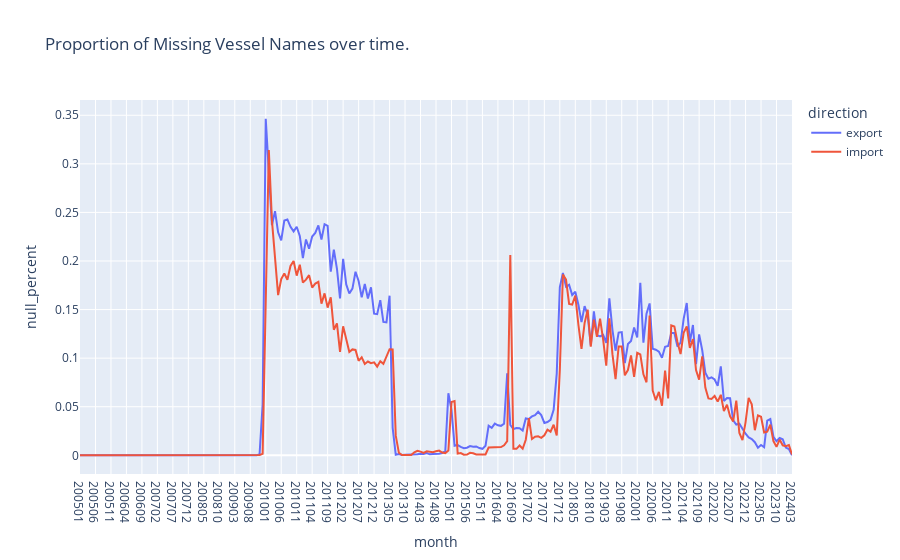

Notebook source saved alongside this figure:
### Markdown cell above
#### Missing Vessel info

A substantial portion of BOLs do not include vessel names or IDs. Note there is perfect correlation between missing vessels names and missing vessel IDs.

### Code cell
lf = pl.concat(
    [imports_lf.select('direction', 'month', 'vessel_name'),
    exports_lf.select('direction', 'month', 'vessel_name')]
)

nulls_over_time_plotly(
    data_lf=lf,
    group_var='direction',
    time_var='month',
    value_var='vessel_name',
    title='Proportion of Missing Vessel Names over time.')

### Figure 1 — Plotly figure (JSON) as saved in the notebook; plotly's stock layout.template omitted (floating-point values rounded to 4 significant figures; data arrays with more than 128 entries replaced by an {"elided": "..."} marker saying what was removed)
{"data": [{"hovertemplate": "direction=export<br>month=%{x}<br>null_percent=%{y}<extra></extra>", "legendgroup": "export", "line": {"color": "#636efa", "dash": "solid"}, "marker": {"symbol": "circle"}, "mode": "lines", "name": "export", "orientation": "v", "showlegend": true, "type": "scatter", "x": {"elided": "231 str values"}, "xaxis": "x", "y": {"elided": "231 float values"}, "yaxis": "y"}, {"hovertemplate": "direction=import<br>month=%{x}<br>null_percent=%{y}<extra></extra>", "legendgroup": "import", "line": {"color": "#EF553B", "dash": "solid"}, "marker": {"symbol": "circle"}, "mode": "lines", "name": "import", "orientation": "v", "showlegend": true, "type": "scatter", "x": {"elided": "231 str values"}, "xaxis": "x", "y": {"elided": "231 float values"}, "yaxis": "y"}], "layout": {"legend": {"title": {"text": "direction"}, "tracegroupgap": 0}, "title": {"text": "Proportion of Missing Vessel Names over time."}, "xaxis": {"anchor": "y", "domain": [0, 1], "title": {"text": "month"}}, "yaxis": {"anchor": "x", "domain": [0, 1], "title": {"text": "null_percent"}}}}
